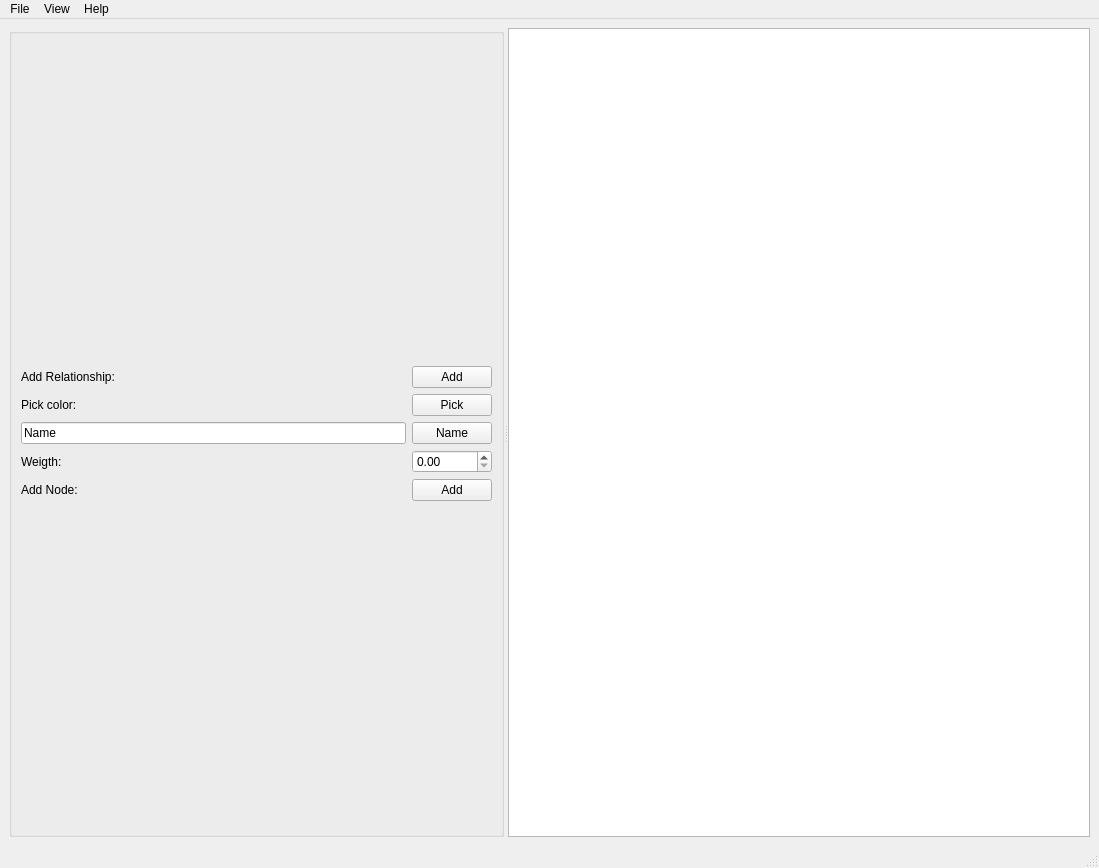
<?xml version="1.0" encoding="UTF-8"?>
<ui version="4.0">
 <class>MainWindow</class>
 <widget class="QMainWindow" name="MainWindow">
  <property name="geometry">
   <rect>
    <x>0</x>
    <y>0</y>
    <width>1099</width>
    <height>868</height>
   </rect>
  </property>
  <property name="windowTitle">
   <string>MainWindow</string>
  </property>
  <widget class="QWidget" name="centralwidget">
   <layout class="QGridLayout" name="gridLayout_2">
    <item row="0" column="0">
     <widget class="QSplitter" name="splitter">
      <property name="orientation">
       <enum>Qt::Horizontal</enum>
      </property>
      <widget class="QGroupBox" name="leftMenu">
       <layout class="QGridLayout" name="gridLayout_4">
        <item row="0" column="0">
         <layout class="QGridLayout" name="leftMenuIn">
          <item row="0" column="0">
           <widget class="QLabel" name="addRelatLabel">
            <property name="text">
             <string>Add Relationship:</string>
            </property>
           </widget>
          </item>
          <item row="4" column="0">
           <widget class="QLabel" name="addNodeLabel">
            <property name="text">
             <string>Add Node:</string>
            </property>
           </widget>
          </item>
          <item row="2" column="1">
           <widget class="QPushButton" name="nameButton">
            <property name="text">
             <string>Name</string>
            </property>
           </widget>
          </item>
          <item row="3" column="1">
           <widget class="QDoubleSpinBox" name="weigth"/>
          </item>
          <item row="3" column="0">
           <widget class="QLabel" name="weigthLabel">
            <property name="text">
             <string>Weigth:</string>
            </property>
           </widget>
          </item>
          <item row="1" column="1">
           <widget class="QPushButton" name="pickColor">
            <property name="text">
             <string>Pick</string>
            </property>
           </widget>
          </item>
          <item row="1" column="0">
           <widget class="QLabel" name="pickColorLabel">
            <property name="text">
             <string>Pick color:</string>
            </property>
           </widget>
          </item>
          <item row="0" column="1">
           <widget class="QPushButton" name="addRelat">
            <property name="text">
             <string>Add</string>
            </property>
           </widget>
          </item>
          <item row="2" column="0">
           <widget class="QLineEdit" name="nameLine">
            <property name="text">
             <string>Name</string>
            </property>
           </widget>
          </item>
          <item row="4" column="1">
           <widget class="QPushButton" name="addNode">
            <property name="text">
             <string>Add</string>
            </property>
           </widget>
          </item>
         </layout>
        </item>
       </layout>
      </widget>
      <widget class="QGraphicsView" name="mapView"/>
     </widget>
    </item>
   </layout>
  </widget>
  <widget class="QMenuBar" name="menubar">
   <property name="geometry">
    <rect>
     <x>0</x>
     <y>0</y>
     <width>1099</width>
     <height>22</height>
    </rect>
   </property>
   <widget class="QMenu" name="menuFile">
    <property name="title">
     <string>File</string>
    </property>
    <addaction name="actionNew"/>
    <addaction name="actionSave"/>
    <addaction name="actionOpen"/>
    <addaction name="actionSave_as"/>
   </widget>
   <widget class="QMenu" name="menuView">
    <property name="title">
     <string>View</string>
    </property>
    <addaction name="actionFullscreen"/>
   </widget>
   <widget class="QMenu" name="menuHelp">
    <property name="title">
     <string>Help</string>
    </property>
    <addaction name="actionOpen_Help"/>
   </widget>
   <addaction name="menuFile"/>
   <addaction name="menuView"/>
   <addaction name="menuHelp"/>
  </widget>
  <widget class="QStatusBar" name="statusbar"/>
  <action name="actionNew">
   <property name="text">
    <string>New</string>
   </property>
   <property name="shortcut">
    <string>Ctrl+N</string>
   </property>
  </action>
  <action name="actionSave">
   <property name="text">
    <string>Save</string>
   </property>
   <property name="shortcut">
    <string>Ctrl+S</string>
   </property>
  </action>
  <action name="actionOpen">
   <property name="text">
    <string>Open</string>
   </property>
   <property name="shortcut">
    <string>Ctrl+O</string>
   </property>
  </action>
  <action name="actionSave_as">
   <property name="text">
    <string>Save as</string>
   </property>
  </action>
  <action name="actionFullscreen">
   <property name="text">
    <string>Fullscreen</string>
   </property>
   <property name="shortcut">
    <string>F11</string>
   </property>
  </action>
  <action name="actionOpen_Help">
   <property name="text">
    <string>View Docs</string>
   </property>
   <property name="shortcut">
    <string>Ctrl+H</string>
   </property>
  </action>
 </widget>
 <resources/>
 <connections/>
</ui>
